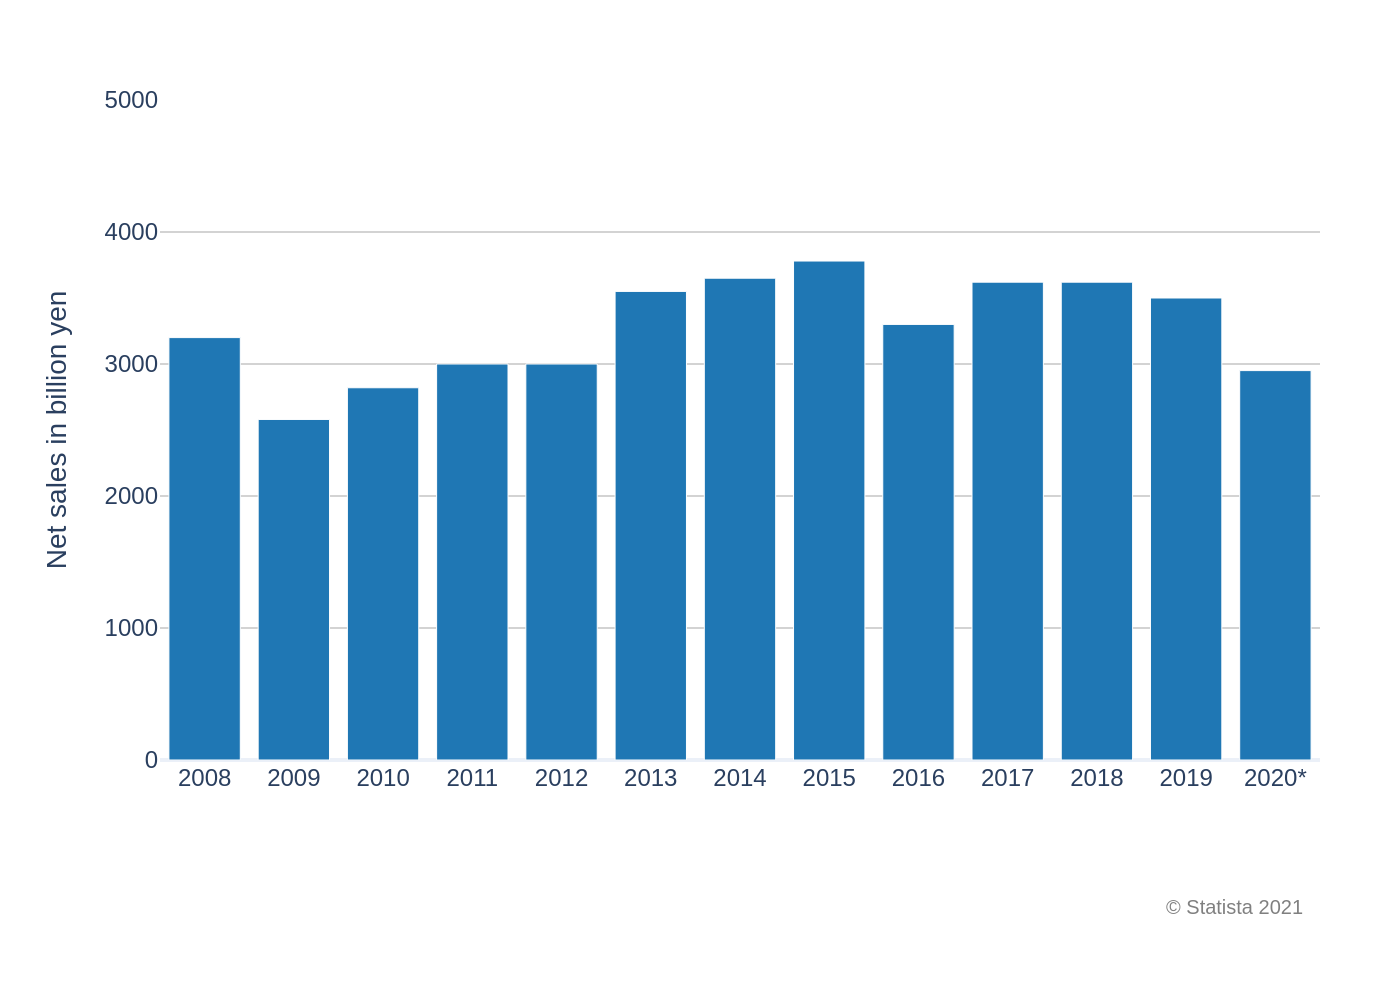

This figure's Python source:
import sys
import json
import plotly.graph_objects as go

# Check for command-line argument
if len(sys.argv) != 2:
    print("Usage: python script.py <path_to_json_file>")
    sys.exit(1)

# Get JSON file path from command-line argument
json_file_path = sys.argv[1]

# Read data from the specified JSON file
try:
    with open(json_file_path, 'r', encoding='utf-8') as f:
        chart_info = json.load(f)
except FileNotFoundError:
    print(f"Error: JSON file not found at {json_file_path}")
    sys.exit(1)
except json.JSONDecodeError:
    print(f"Error: Could not decode JSON from {json_file_path}")
    sys.exit(1)

# Extract data for plotting
categories = [d['category'] for d in chart_info['chart_data']]
values = [d['value'] for d in chart_info['chart_data']]

# Create the figure
fig = go.Figure()

# Add the bar trace
fig.add_trace(go.Bar(
    x=categories,
    y=values,
    marker_color=chart_info['colors'][0],
    name='' # Hide legend entry for a single series
))

# Update layout
fig.update_layout(
    template="plotly_white",
    font_family="Arial",
    title_text=chart_info['texts'].get('title'),
    yaxis_title=chart_info['texts'].get('y_axis_title'),
    xaxis_title=chart_info['texts'].get('x_axis_title'),
    yaxis=dict(
        range=[0, 5000],
        tickvals=[0, 1000, 2000, 3000, 4000, 5000],
        gridcolor='lightgray'
    ),
    xaxis=dict(
        showgrid=False,
        tickfont=dict(size=12)
    ),
    showlegend=False,
    margin=dict(l=80, r=40, t=50, b=120),
    annotations=[
        dict(
            text=chart_info['texts'].get('source'),
            showarrow=False,
            xref="paper",
            yref="paper",
            x=0.99,
            y=-0.2,
            xanchor='right',
            yanchor='top',
            align='right',
            font=dict(size=10, color='grey')
        )
    ]
)

# Generate output filename from the input JSON path
if '.' in json_file_path:
    base_name = json_file_path.rsplit('.', 1)[0]
else:
    base_name = json_file_path

output_filename = f"{base_name}.png"

# Save the figure as a PNG image
fig.write_image(output_filename, scale=2)

print(f"Chart saved to {output_filename}")
